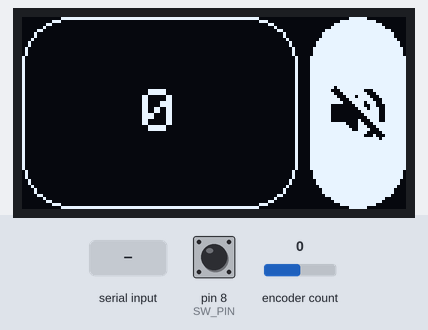
Bench run of a sketch on a simulated Arduino Leonardo, built with avr-gcc and run on an emulated ATmega32U4. Parts: 128×64 one-colour display. The inputs (shaded band) are chosen by the test bench; at power-on: pin 8 (SW_PIN) HIGH, encoder count 0. USB keyboard and mouse output is not drawn; what the sketch prints to the serial monitor is not drawn.

Above: at 1.2 s.
1.3 s: pin 8 (SW_PIN) pulled LOW for 0.15 s
At 2.6 s:
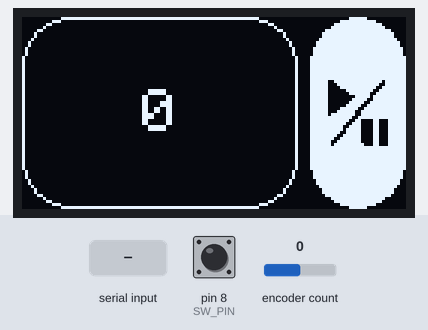
4.4 s: pin 8 (SW_PIN) pulled LOW for 0.15 s
5.1 s: encoder count set to 1
At 7.8 s:
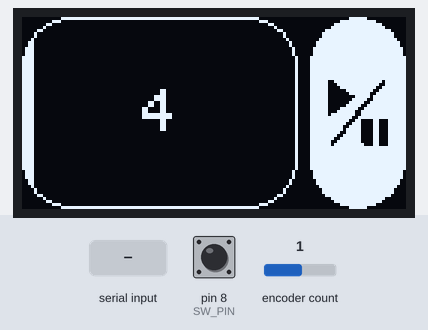
8.1 s: encoder count set to 2
At 9.1 s:
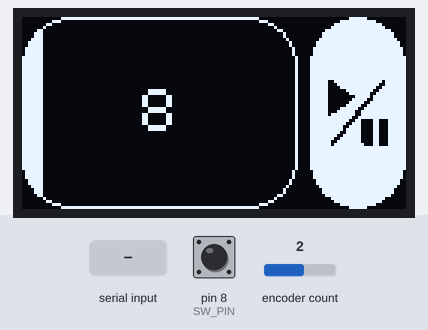
9.6 s: encoder count set to 3
At 11.02 s:
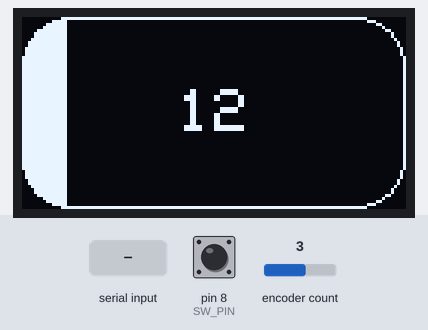
11.1 s: "1,1\n" received over Serial
At 11.8 s:
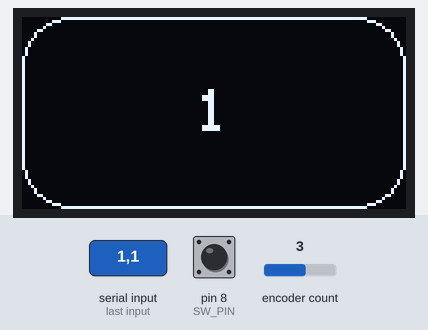
Timing chart, 0 to 13.6 s (numbered marks = the images above; inputs shaded):
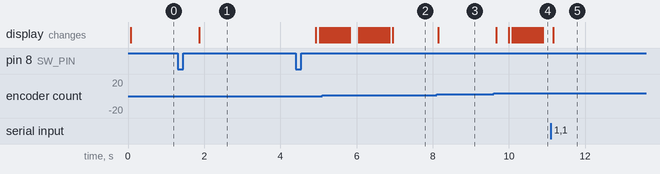

Measured:
- after the input at 1.3 s, the display: changes after 0.57 s (image 1)
- after the input at 8.1 s, the display: changes after 0.05 s (image 3)
- after the input at 11.1 s, the display: changes after 0.06 s (image 5)

The sketch:

Final.ino
```cpp
#include <SPI.h>
#include <Wire.h>
#include <Adafruit_GFX.h>
#include <Adafruit_SSD1306.h>
#include <Encoder.h>
#include <HID-Project.h>
#include <HID-Settings.h>
#include <ArduinoJson.h>

#define SCREEN_WIDTH 128 // OLED display width, in pixels
#define SCREEN_HEIGHT 64 // OLED display height, in pixels

// Declaration for an SSD1306 display connected to I2C (SDA, SCL pins)
#define OLED_RESET     -1 // Reset pin # (or -1 if sharing Arduino reset pin)
Adafruit_SSD1306 display(SCREEN_WIDTH, SCREEN_HEIGHT, &Wire, OLED_RESET);

#define SW_PIN 8 // Encoder Switch pin to 8

// Half of the total level the knob can adjust (-50 to +50)
#define KNOB_LEVEL_HALF 50
#define ENC_RATIO 1

#define CHAR_W 6
#define CHAR_H 8

#define MAIN_TAB_W 92
#define SIDE_TAB_W 32
#define ROUND_CORNER_R 16

#define MEDIA_TIMEOUT 3000

// 'volume_off_black_48dp', 24x24px
const unsigned char epd_bitmap_volume_off_black_48dp [] PROGMEM = {
	0x00, 0x00, 0x00, 0x00, 0x00, 0x00, 0x00, 0x00, 0x00, 0x08, 0x00, 0x00, 0x1c, 0x03, 0x80, 0x0e,
	0x01, 0xc0, 0x07, 0x10, 0xe0, 0x03, 0x80, 0x70, 0x01, 0xc2, 0x30, 0x1f, 0xe3, 0x38, 0x1f, 0xf1,
	0x18, 0x1f, 0xf8, 0x18, 0x1f, 0xfc, 0x18, 0x1f, 0xfe, 0x18, 0x1f, 0xf7, 0x18, 0x00, 0xf3, 0x80,
	0x00, 0x71, 0xc0, 0x00, 0x30, 0xe0, 0x00, 0x01, 0xf0, 0x00, 0x03, 0xb8, 0x00, 0x00, 0x10, 0x00,
	0x00, 0x00, 0x00, 0x00, 0x00, 0x00, 0x00, 0x00
};
// 'play_pause_flaticon', 24x24px
const unsigned char epd_bitmap_play_pause_flaticon [] PROGMEM = {
	0x00, 0x00, 0x00, 0x30, 0x00, 0x08, 0x38, 0x00, 0x18, 0x3c, 0x00, 0x30, 0x3f, 0x00, 0x60, 0x3f,
	0x80, 0xc0, 0x3f, 0xe0, 0x80, 0x3f, 0xc1, 0x80, 0x3f, 0x83, 0x00, 0x3f, 0x06, 0x00, 0x3c, 0x0c,
	0x00, 0x38, 0x18, 0x00, 0x20, 0x18, 0x00, 0x00, 0x30, 0x00, 0x00, 0x67, 0x9c, 0x00, 0xc7, 0x9c,
	0x01, 0x87, 0x9c, 0x01, 0x07, 0x9c, 0x03, 0x07, 0x9c, 0x06, 0x07, 0x9c, 0x0c, 0x07, 0x9c, 0x18,
	0x07, 0x9c, 0x10, 0x03, 0x9c, 0x00, 0x00, 0x00
};
// 'round_skip_next_black_48dp', 24x24px
const unsigned char epd_bitmap_round_skip_next_black_48dp [] PROGMEM = {
	0x00, 0x00, 0x00, 0x00, 0x00, 0x00, 0x00, 0x00, 0x00, 0x00, 0x00, 0x00, 0x00, 0x00, 0x00, 0x00,
	0x00, 0x00, 0x00, 0x00, 0xc0, 0x03, 0x00, 0xc0, 0x03, 0xc0, 0xc0, 0x03, 0xe0, 0xc0, 0x03, 0xf0,
	0xc0, 0x03, 0xfc, 0xc0, 0x03, 0xfc, 0xc0, 0x03, 0xf0, 0xc0, 0x03, 0xe0, 0xc0, 0x03, 0xc0, 0xc0,
	0x03, 0x00, 0xc0, 0x00, 0x00, 0xc0, 0x00, 0x00, 0x00, 0x00, 0x00, 0x00, 0x00, 0x00, 0x00, 0x00,
	0x00, 0x00, 0x00, 0x00, 0x00, 0x00, 0x00, 0x00
};
// 'round_skip_previous_black_48dp', 24x24px
const unsigned char epd_bitmap_round_skip_previous_black_48dp [] PROGMEM = {
	0x00, 0x00, 0x00, 0x00, 0x00, 0x00, 0x00, 0x00, 0x00, 0x00, 0x00, 0x00, 0x00, 0x00, 0x00, 0x00,
	0x00, 0x00, 0x03, 0x00, 0x00, 0x03, 0x00, 0xc0, 0x03, 0x03, 0xc0, 0x03, 0x07, 0xc0, 0x03, 0x0f,
	0xc0, 0x03, 0x3f, 0xc0, 0x03, 0x3f, 0xc0, 0x03, 0x0f, 0xc0, 0x03, 0x07, 0xc0, 0x03, 0x03, 0xc0,
	0x03, 0x00, 0xc0, 0x03, 0x00, 0x00, 0x00, 0x00, 0x00, 0x00, 0x00, 0x00, 0x00, 0x00, 0x00, 0x00,
	0x00, 0x00, 0x00, 0x00, 0x00, 0x00, 0x00, 0x00
};
// 'volume_up_black_48dp', 24x24px
const unsigned char epd_bitmap_volume_up_black_48dp [] PROGMEM = {
	0x00, 0x00, 0x00, 0x00, 0x00, 0x00, 0x00, 0x00, 0x00, 0x00, 0x00, 0x00, 0x00, 0x03, 0x80, 0x00,
	0x01, 0xc0, 0x00, 0x70, 0xe0, 0x00, 0xf0, 0x70, 0x01, 0xf2, 0x30, 0x1f, 0xf3, 0x38, 0x1f, 0xf3,
	0x18, 0x1f, 0xf3, 0x18, 0x1f, 0xf3, 0x18, 0x1f, 0xf3, 0x18, 0x1f, 0xf3, 0x38, 0x00, 0xf2, 0x30,
	0x00, 0x70, 0x70, 0x00, 0x30, 0xe0, 0x00, 0x01, 0xc0, 0x00, 0x03, 0x80, 0x00, 0x00, 0x00, 0x00,
	0x00, 0x00, 0x00, 0x00, 0x00, 0x00, 0x00, 0x00
};

// Array of all bitmaps for convenience. (Total bytes used to store images in PROGMEM = 384)
const int epd_bitmap_allArray_LEN = 5;
const unsigned char* epd_bitmap_allArray[5] = {
  epd_bitmap_volume_off_black_48dp,
	epd_bitmap_play_pause_flaticon,
	epd_bitmap_round_skip_next_black_48dp,
	epd_bitmap_round_skip_previous_black_48dp,
  epd_bitmap_volume_up_black_48dp
};

int oldPos = 0;
int currPos = -KNOB_LEVEL_HALF;
int prevVal;
int currVal;
int knobExceed = 0;
int currExceed = 0;

unsigned long firstDownTime;
bool buttonState;
bool buttonPrevState;
bool startButton;
int counter;

unsigned long showMediaTime;
int mediaResult;
bool isMute;
// Connect to pin 2 and pin 3, only two pins with interrupt ability to ensure max performance
// // For Arduino UNO
// Encoder myEnc(2, 3);
// For Arduino Pro mini
Encoder myEnc(1, 0);

// This function composes a JSON string that includes both the raw encoder value and the processed value and send it to P5.js
void updateSerial() {
  Serial.print("[");
  Serial.print(currVal);
  Serial.print(",");
  Serial.print(mediaResult);
  Serial.println("]");
}

void updateENC(bool forceUpdate = false, bool noUpdate = false) {
  // Read from the rotary encoder
  currPos = posConv(myEnc.read());
  // Curr value is from 0 to 100
  currVal = 1 * (currPos + KNOB_LEVEL_HALF);
  // Enter if converted position changed or Exceeding status changed
  if (currPos != oldPos || currExceed != knobExceed || forceUpdate) {
    oldPos = currPos;
    // Set currExceed same as knobExceed
    currExceed = knobExceed;
    // drawMainScreen();
    // display.display();
    if (currVal < prevVal && !noUpdate) {
      // Turn down volume
      Consumer.write(MEDIA_VOLUME_DOWN);
      updateSerial();
    }
    if (currVal > prevVal && !noUpdate) {
      // Turn up volume
      Consumer.write(MEDIA_VOLUME_UP);
      updateSerial();
    }
    prevVal = currVal;
  }
}

void setup() {
  Serial.begin(115200);
  Consumer.begin();
  // Pin 8 as the switch detect pin is set to INPUT, and when it's low it is depressed
  pinMode(SW_PIN, INPUT);
  myEnc.write(-KNOB_LEVEL_HALF * ENC_RATIO - (int)(ENC_RATIO / 2));
  if(!display.begin(SSD1306_SWITCHCAPVCC, 0x3C)) {
    // Serial.println(F("SSD1306 allocation failed"));
    for(;;); // Don't proceed, loop forever
  }
  // Clear the screen
  display.clearDisplay();

  display.setTextSize(2);
  display.setTextColor(WHITE);
  currVal = 1 * (currPos + KNOB_LEVEL_HALF);
  updateENC(true);
  showMediaTime = millis();
}

void loop() {
    // If there are data from P5.js
  if (Serial.available() > 0) {
    // Read data
    String rawData = Serial.readStringUntil('\n');
    rawData.trim();                        // remove any \r \n whitespace at the end of the String
    // Serial.println(rawData.substring(0, rawData.indexOf(",")));
    int pcVolume = (rawData.substring(0, rawData.indexOf(","))).toInt();
    String rawMute = rawData.substring(rawData.indexOf(",") + 1);
    if (rawMute != "-1") {
      isMute = rawMute == "1" ? true : false;

      // Write the value to the encoder by reverting it
      // Serial.print("Ismute" + isMute);
      myEnc.write(((pcVolume) - KNOB_LEVEL_HALF) * ENC_RATIO);
      // Force update the screen with new value
      updateENC(true, true);
    }
  }
  else {
    updateENC();
  }

  int result = updateButton();
  if (millis() - showMediaTime < MEDIA_TIMEOUT) {
    // Still show media screen
    if (result >= 0) {
      //Button Pressed
      mediaResult = result;
      // Serial.println("Pressed " + String(mediaResult));
      updateMediaCommand(mediaResult);
      drawMultiScreen(mediaResult);
      updateSerial();
      showMediaTime = millis();
    }
    else {
      drawMultiScreen(mediaResult);
    }
  }
  else {
    // Not showing media screen now
    if (result >= 0) {
      //Button Pressed
      mediaResult = result;
      // Serial.println("Pressed " + String(mediaResult));
      updateMediaCommand(mediaResult);
      transitionMultiScreen(true);
      updateSerial();
      drawMultiScreen(mediaResult);
      showMediaTime = millis();
    }
    else {
      if (mediaResult >= 0) {
        transitionMultiScreen(false);
        mediaResult = -1;
      }
      drawMainScreen();
    }
  }


  delay(1);
}

int posConv(long inputPos) {
  // Serial.println(inputPos);
  int result;
  // Result is position divided by four since the knob clicks every four turns
  result = (int)(round((inputPos) / (float)ENC_RATIO));
  // Serial.println(result);
  if (result > KNOB_LEVEL_HALF) {
    // Knob value exceeds max value
    result = KNOB_LEVEL_HALF;
    // Set knob value to max to prevent further increase
    myEnc.write(KNOB_LEVEL_HALF * ENC_RATIO + (int)(ENC_RATIO  / 2));
    knobExceed = 1;
  }
  else if (result < -KNOB_LEVEL_HALF) {
    // Knob value exceeds min value
    result = -KNOB_LEVEL_HALF;
    // Set knob value to min to prevent further decrease
    myEnc.write(-KNOB_LEVEL_HALF * ENC_RATIO - (int)(ENC_RATIO / 2));
    knobExceed = -1;
  }
  else {
    knobExceed = 0;
  }
  return result;
}

int drawPartialRoundRect(int _x, int _y, int _w, int _h, int _r, bool isInvert, float percent) {
  int boundX = round(_x + percent * _w);
  display.fillRoundRect(_x, _y, _w, _h, _r, isInvert ? BLACK : WHITE);
  display.fillRect(boundX, _y, round((1 - percent) * _w), _h, isInvert ? WHITE : BLACK);
  display.drawRoundRect(_x, _y, _w, _h, _r, isInvert ? BLACK : WHITE);
  return boundX;
}

void drawVolumeRect(int _w, int _h) {
  // How many numbers to display "0" is 0.5, "12" is 1.0
  float halfCharNum = 1.0;
  int textSize = 2;
  int cursorX;
  int boundX = drawPartialRoundRect(0, 0, _w, _h, ROUND_CORNER_R, false, (currVal / 100.0));
  display.setTextSize(textSize);
  if (currVal < 10) {
    halfCharNum = 0.5;
  }
  else if (currVal < 100) {
    halfCharNum = 1.0;
  }
  else {
    halfCharNum = 1.5;
  }
  cursorX = round((_w / 2) - halfCharNum * CHAR_W * textSize);
  display.setCursor(cursorX, round((_h / 2) - CHAR_H));

  display.setTextColor(WHITE, BLACK);
  // If text merges with the white part, turn it into black text on white background
  if (cursorX < boundX - 1) {
    display.setTextColor(BLACK, WHITE);
  }
  display.print(currVal);
  display.setTextColor(WHITE);
}

void drawPlayTab(int status) {
  int fullStatus = status;
  if (status == 0 && isMute) {
    fullStatus = 4;
  }
  int iconSize = 24;
  display.fillRoundRect(96, 0, 32, SCREEN_HEIGHT, ROUND_CORNER_R, WHITE);
  display.drawBitmap(round(96 + (32 - iconSize) / 2), round((SCREEN_HEIGHT - iconSize) / 2), epd_bitmap_allArray[fullStatus], iconSize, iconSize, BLACK);
}

void drawMainScreen() {
  drawVolumeRect(SCREEN_WIDTH, SCREEN_HEIGHT);
  display.display();
}

void drawMultiScreen(int status) {
  drawVolumeRect(MAIN_TAB_W, SCREEN_HEIGHT);
  drawPlayTab(status);
  display.display();
}

void transitionMultiScreen(bool direction) {
  // Clear buffer
  display.clearDisplay();
  // Play 20 frames of the animation
  int iteration = 20;
  int mainW;
  int mainH = SCREEN_HEIGHT;

  int mediaW;
  int mediaH = SCREEN_HEIGHT;

  // Draw a enlarging rounded rectangle here
  for (int i = 0; i < iteration; i++) {
    // Allow user to scroll while animation is playing
    updateENC();
    display.clearDisplay();
    // Calculate W, H, and radius of the rectangle
    if (direction) {
      mainW = round(easeInOutSine(i, 0, 20, SCREEN_WIDTH, MAIN_TAB_W));
      mediaW = round(easeInOutSine(i, 0, 20, 0, SIDE_TAB_W));
    }
    else {
      mainW = round(easeInOutSine(i, 0, 20, MAIN_TAB_W, SCREEN_WIDTH));
      mediaW = round(easeInOutSine(i, 0, 20, SIDE_TAB_W, 0));
    }

    // Draw the rectangle
    drawVolumeRect(mainW, mainH);

    display.fillRoundRect(SCREEN_WIDTH - mediaW, 0, mediaW, mediaH, ROUND_CORNER_R, WHITE);

    delay(5);
    display.display();
    delay(10);
  }
}

void updateMediaCommand(int mediaStatus) {
  if (mediaStatus == 0) {
    // Mute
    Consumer.write(MEDIA_VOLUME_MUTE);
  }
  else if (mediaStatus == 1) {
    Consumer.write(MEDIA_PLAY_PAUSE);
  }
  else if (mediaStatus == 2) {
    Consumer.write(MEDIA_NEXT);
  }
  else if (mediaStatus == 3) {
    Consumer.write(MEDIA_PREVIOUS);
  }

}

//Reads and returns how many clicks are there for the button
int updateButton() {
    if (millis() - firstDownTime > 500 && startButton) {
        // Serial.println("Pressed " + String(counter));
        int result = counter;
        counter = 0;
        startButton = false;
        // Constrain the clicks from none to 3
        return constrain(result, -1, 3);
    }

    buttonState = digitalRead(SW_PIN);

    if (buttonState != buttonPrevState) {
        delay(10);
        if(digitalRead(SW_PIN) == buttonState) {
            if(buttonState == LOW) {
                // Shifted LOW
                startButton = true;
                firstDownTime = millis();
            }
            else {
                // Shifted HIGH
                if (startButton) {
                    counter++;
                }
            }
        }
    }
    buttonPrevState = buttonState;
    return -1;
}

// This function is similar to the built-in map() function, but with a eased curve at the start and the end of the range.
// Similar to the ease-in-out function in CSS
float easeInOutSine(int _x, int inputLow, int inputHigh, int lowerBound, int higherBound) {
  int inputRange = inputHigh - inputLow - 1;
  float convX = ((float)_x - (float)inputLow) / (float)inputRange;
  // Serial.print(String(convX) + "; ");
  int range = higherBound - lowerBound;
  float result = (-(cos(PI * convX) - 1.0) / 2.0) * range + lowerBound;
  // Serial.println(result);
  return result;
}
```
